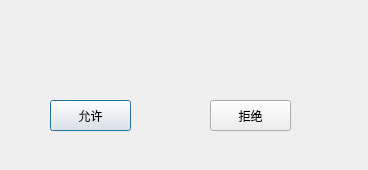
<?xml version="1.0" encoding="UTF-8"?>
<ui version="4.0">
 <class>PadConnect</class>
 <widget class="QDialog" name="PadConnect">
  <property name="geometry">
   <rect>
    <x>0</x>
    <y>0</y>
    <width>368</width>
    <height>170</height>
   </rect>
  </property>
  <property name="windowTitle">
   <string>Pad连接请求确认</string>
  </property>
  <property name="modal">
   <bool>true</bool>
  </property>
  <widget class="QWidget" name="centralwidget" native="true">
   <property name="geometry">
    <rect>
     <x>0</x>
     <y>0</y>
     <width>371</width>
     <height>151</height>
    </rect>
   </property>
   <widget class="QLabel" name="info">
    <property name="geometry">
     <rect>
      <x>30</x>
      <y>20</y>
      <width>311</width>
      <height>61</height>
     </rect>
    </property>
    <property name="text">
     <string/>
    </property>
   </widget>
   <widget class="QPushButton" name="allow">
    <property name="geometry">
     <rect>
      <x>50</x>
      <y>100</y>
      <width>81</width>
      <height>31</height>
     </rect>
    </property>
    <property name="text">
     <string>允许</string>
    </property>
   </widget>
   <widget class="QPushButton" name="refuse">
    <property name="geometry">
     <rect>
      <x>210</x>
      <y>100</y>
      <width>81</width>
      <height>31</height>
     </rect>
    </property>
    <property name="text">
     <string>拒绝</string>
    </property>
   </widget>
  </widget>
 </widget>
 <resources/>
 <connections/>
</ui>
